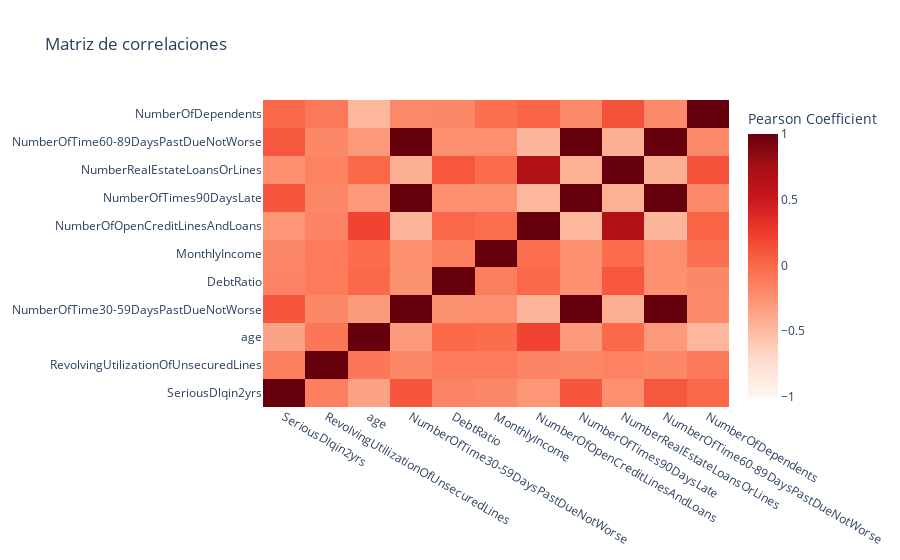

Source (notebook cell):
### Code cell
cor=df.corr()
correlation_heatmap(cor, "Matriz de correlaciones", absolute_bounds=True)

### Figure 1 — Plotly figure (JSON) as saved in the notebook; plotly's stock layout.template omitted (floating-point values rounded to 4 significant figures)
{"data": [{"colorbar": {"title": {"text": "Pearson Coefficient"}}, "colorscale": [[0, "rgb(255,245,240)"], [0.125, "rgb(254,224,210)"], [0.25, "rgb(252,187,161)"], [0.375, "rgb(252,146,114)"], [0.5, "rgb(251,106,74)"], [0.625, "rgb(239,59,44)"], [0.75, "rgb(203,24,29)"], [0.875, "rgb(165,15,21)"], [1, "rgb(103,0,13)"]], "type": "heatmap", "x": ["SeriousDlqin2yrs", "RevolvingUtilizationOfUnsecuredLines", "age", "NumberOfTime30-59DaysPastDueNotWorse", "DebtRatio", "MonthlyIncome", "NumberOfOpenCreditLinesAndLoans", "NumberOfTimes90DaysLate", "NumberRealEstateLoansOrLines", "NumberOfTime60-89DaysPastDueNotWorse", "NumberOfDependents"], "y": ["SeriousDlqin2yrs", "RevolvingUtilizationOfUnsecuredLines", "age", "NumberOfTime30-59DaysPastDueNotWorse", "DebtRatio", "MonthlyIncome", "NumberOfOpenCreditLinesAndLoans", "NumberOfTimes90DaysLate", "NumberRealEstateLoansOrLines", "NumberOfTime60-89DaysPastDueNotWorse", "NumberOfDependents"], "z": [[1, -0.1224, -0.3504, 0.1087, -0.1641, -0.1827, -0.2732, 0.1063, -0.2345, 0.09496, 0.003777], [-0.1224, 1, -0.07867, -0.1891, -0.1033, -0.1072, -0.16, -0.1841, -0.1507, -0.1847, -0.08989], [-0.3504, -0.07867, 1, -0.3048, 0.00752, -0.02105, 0.2059, -0.2999, 0.004834, -0.2957, -0.4775], [0.1087, -0.1891, -0.3048, 1, -0.2422, -0.2374, -0.4622, 0.9998, -0.4244, 0.9998, -0.1907], [-0.1641, -0.1033, 0.00752, -0.2422, 1, -0.1269, 0.01209, -0.2398, 0.1012, -0.2389, -0.1892], [-0.1827, -0.1072, -0.02105, -0.2374, -0.1269, 1, -0.02446, -0.2339, -0.01383, -0.2333, -0.03466], [-0.2732, -0.16, 0.2059, -0.4622, 0.01209, -0.02446, 1, -0.4743, 0.6689, -0.4673, 0.02841], [0.1063, -0.1841, -0.2999, 0.9998, -0.2398, -0.2339, -0.4743, 1, -0.4333, 0.9999, -0.194], [-0.2345, -0.1507, 0.004834, -0.4244, 0.1012, -0.01383, 0.6689, -0.4333, 1, -0.4279, 0.1268], [0.09496, -0.1847, -0.2957, 0.9998, -0.2389, -0.2333, -0.4673, 0.9999, -0.4279, 1, -0.1954], [0.003777, -0.08989, -0.4775, -0.1907, -0.1892, -0.03466, 0.02841, -0.194, 0.1268, -0.1954, 1]], "zmax": 1, "zmin": -1}], "layout": {"title": {"text": "Matriz de correlaciones"}}}
